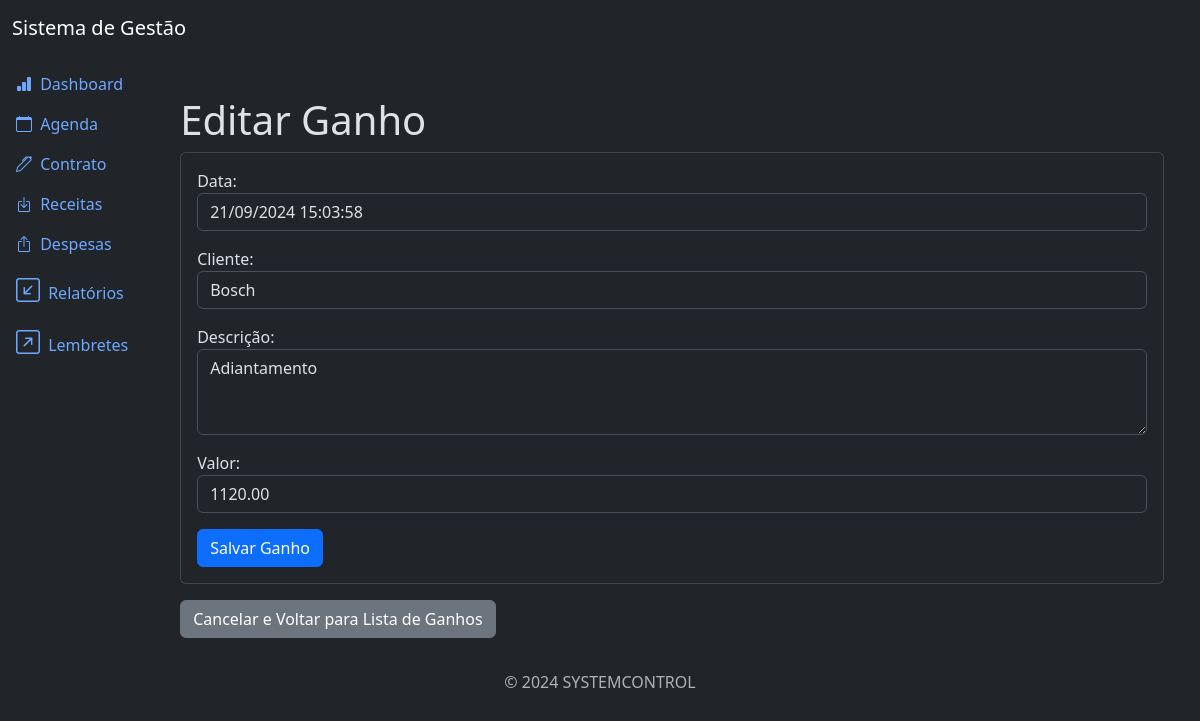
Screenshot of /gain/1/update/ (signed in) with the database file from the repository.
### gain/models.py (models this page shows, shortened)
class Gain(models.Model):
    date = models.DateTimeField()
    customer = models.CharField(max_length=200, null=True, blank=True)
    description = models.CharField(max_length=200, null=True, blank=True)
    price = models.DecimalField(max_digits=20, decimal_places=2)
    created_at = models.DateTimeField(auto_now_add=True)
    update_at = models.DateTimeField(auto_now=True)
    class Meta:
        ordering = ['date']

### gain/views.py (the view)
# urls.py: path('gain/<int:pk>/update/', views.GainUpdateView.as_view(), name='gain_update'),
class GainUpdateView(LoginRequiredMixin, PermissionRequiredMixin, UpdateView):
    model = models.Gain
    template_name = 'gain_update.html'
    form_class = forms.GainForm
    success_url = reverse_lazy('gain_list')
    permission_required = 'gain.change_gain'

### gain/forms.py
class GainForm(forms.ModelForm):
    class Meta:
        model = models.Gain
        fields = ['date', 'customer', 'description', 'price']
        widgets = {
            'date': forms.DateTimeInput(attrs={'class': 'form-control'}),
            'customer': forms.TextInput(attrs={'class': 'form-control'}),
            'description': forms.Textarea(attrs={'class': 'form-control', 'rows': 3}),
            'price': forms.NumberInput(attrs={'class': 'form-control'}),
        }
        labels = {
            'date': 'Data',
            'customer' : 'Cliente',
            'description': 'Descrição',
            'price': 'Valor',
        }

### gain/templates/gain_update.html (shortened to what this page needs)
{% extends 'base.html' %}
{% block content %}
<div class="container mt-4">
    <h3 class="display-6">Editar Ganho</h3>
    <div class="card">
        <div class="card-body">
            <form method="post" class="form">
                {{ form.as_p }}
                <button type="submit" class="btn btn-primary">Salvar Ganho</button>
            </form>
        </div>
    </div>
    <a href="{% url 'gain_list' %}" class="btn btn-secondary mt-3">Cancelar e Voltar para Lista de Ganhos</a>
</div>
{% endblock %}

### rows the page displays
Gain: date "21/09/2024 15:03:58", customer "Bosch", description "Adiantamento", price "1120.00"
